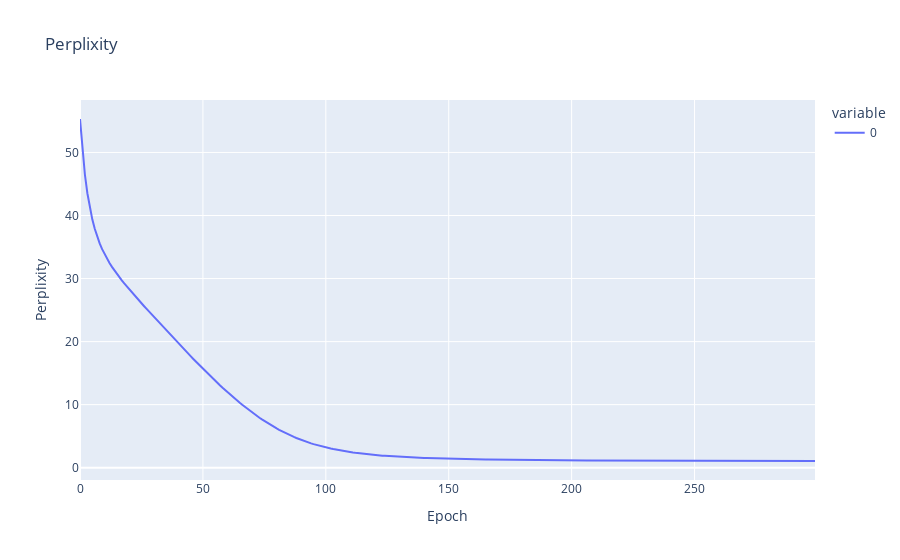

The notebook cell saved with this chart:
### Code cell
ppl = [torch.exp(torch.tensor(l)).item() for l in losses]
fig = px.line(ppl, title="Perplixity")
fig.update_layout(
    xaxis_title="Epoch",
    yaxis_title="Perplixity",)
fig.show()

### Figure 1 — Plotly figure (JSON) as saved in the notebook; plotly's stock layout.template omitted (floating-point values rounded to 4 significant figures; data arrays with more than 128 entries replaced by an {"elided": "..."} marker saying what was removed)
{"data": [{"hovertemplate": "variable=0<br>index=%{x}<br>value=%{y}<extra></extra>", "legendgroup": "0", "line": {"color": "#636efa", "dash": "solid"}, "marker": {"symbol": "circle"}, "mode": "lines", "name": "0", "orientation": "v", "showlegend": true, "type": "scatter", "x": {"elided": "300 int values"}, "xaxis": "x", "y": {"elided": "300 float values"}, "yaxis": "y"}], "layout": {"legend": {"title": {"text": "variable"}, "tracegroupgap": 0}, "title": {"text": "Perplixity"}, "xaxis": {"anchor": "y", "domain": [0, 1], "title": {"text": "Epoch"}}, "yaxis": {"anchor": "x", "domain": [0, 1], "title": {"text": "Perplixity"}}}}
